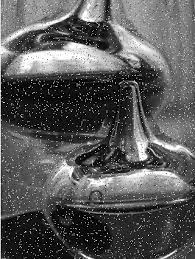
#> input picture images/watter.jpeg, 195 x 259 px
$ python 'tut 9 blurring.py'
#> lines starting #> are read from the running program, lines starting #| are printed output that depends on the picture
import numpy as  np
import cv2
from matplotlib import pyplot as plt

img = cv2.imread("images/watter.jpeg")
#> img is the input picture: shape (259, 195, 3); min 0, max 255, mean 89

img = cv2.cvtColor(img,cv2.COLOR_BGR2RGB)

kernel = np.ones((5,5),np.float32)/25

dst1 = cv2.filter2D(img,-1,kernel)
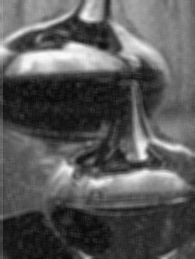
#> dst1: shape (259, 195, 3); min 9, max 251, mean 88.7
blur = cv2.blur(img,(5,5))
g_blur = cv2.GaussianBlur(img,(5,5),0)
median_blur = cv2.medianBlur(img,5)
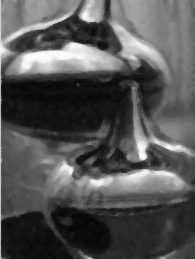
#> median_blur: shape (259, 195, 3); min 4, max 254, mean 84.8

titles = ['image','smooth 1','blur','gaussian blur','median blur']
images = [img,dst1,blur,g_blur,median_blur]

for i in range(5):
    plt.subplot(2,3,i+1)
    plt.title(titles[i])
    plt.imshow(images[i],cmap = 'gray')

plt.show()
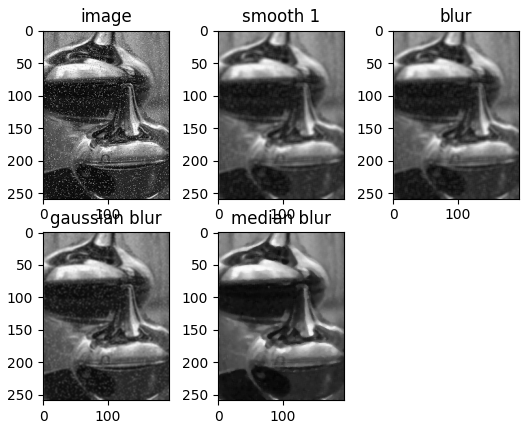
#> figure drawn by matplotlib, 5 panels

$ run again, with images/boy.jpeg copied over images/watter.jpeg
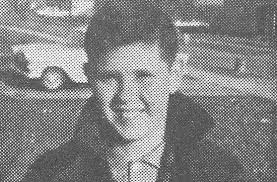
#> input picture images/boy.jpeg, 277 x 182 px
#> img is the input picture: shape (182, 277, 3); min 0, max 255, mean 133.4
#> `dst1 = cv2.filter2D(img,-1,kernel)`:
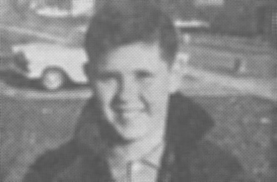
#> dst1: shape (182, 277, 3); min 82, max 225, mean 133.4
#> `median_blur = cv2.medianBlur(img,5)`:
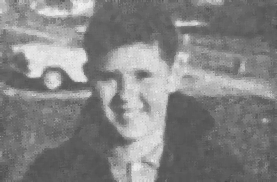
#> median_blur: shape (182, 277, 3); min 69, max 240, mean 131.3
